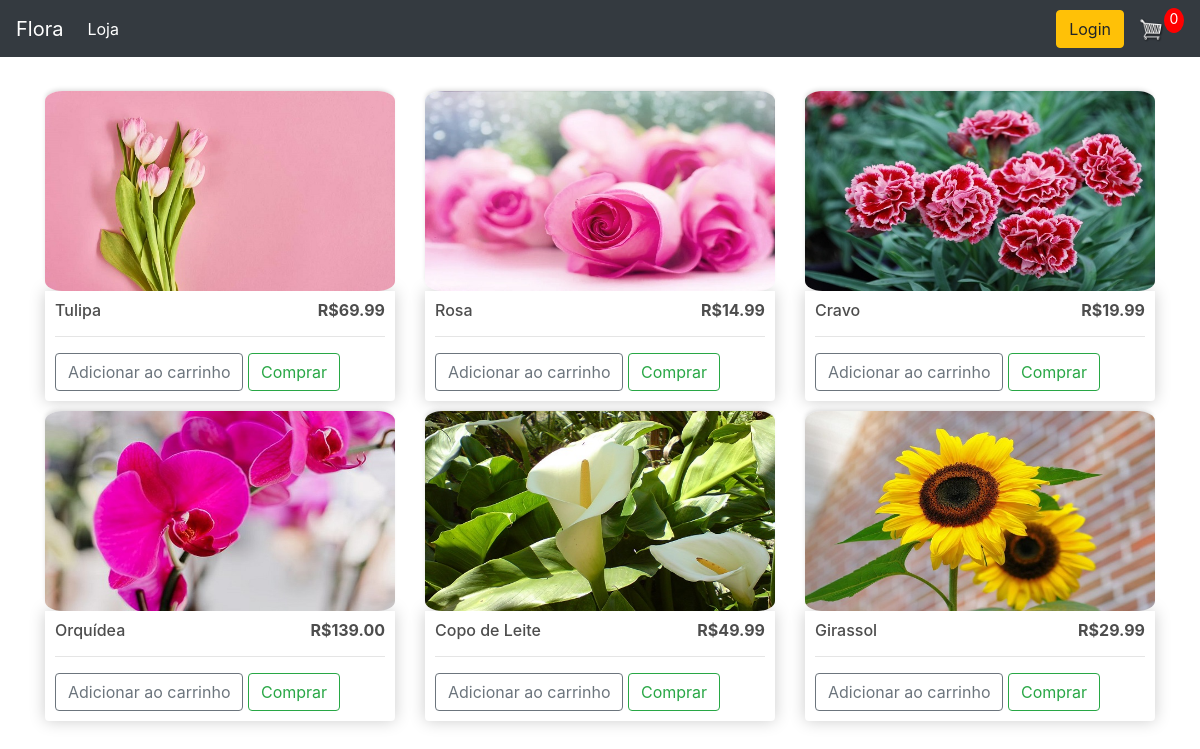
The page / on the database its author committed.
### store/models.py (models this page shows, shortened)
class Product(models.Model):
    name = models.CharField(max_length=200)
    price = models.DecimalField(max_digits=7, decimal_places=2)
    digital = models.BooleanField(default=False, null=True, blank=True)
    images = models.ImageField(null=True, blank=True)
    @property
    def imageURL(self):
        try:
            url = self.images.url
        except:
            url = ''
        return url

### store/views.py (the view)
# urls.py: path('', include('store.urls')),
def store(request):
    data = cartData(request)
    cartItems = data['cartItems']
    products = Product.objects.all()
    context = {'products': products, 'cartItems': cartItems, 'shipping': False}
    return render(request, 'store/store.html', context)

### store/utils.py (called while the page is built, shortened)
def cookieCart(request):
    try:
        cart = json.loads(request.COOKIES['cart'])
    except:
        cart = {}
    print('Cart:', cart)
    items = []
    order = {'get_cart_total': 0, 'get_cart_items': 0, 'shipping': False}
    cartItems = order['get_cart_items']
    return {'cartItems': cartItems, 'order': order, 'items': items}

def cartData(request):
    if request.user.is_authenticated:
        customer = request.user.customer
        order, created = Order.objects.get_or_create(customer=customer, complete=False)
        items = order.orderitem_set.all()
        cartItems = order.get_cart_items
    else:
        cookieData = cookieCart(request)
        cartItems = cookieData['cartItems']
        order = cookieData['order']
        items = cookieData['items']
    return {'cartItems': cartItems, 'order': order, 'items': items}

### store/templates/store/store.html
{% extends 'store/main.html' %}
{% load static %}
{% block content%}
    <div class="row">
        {% for product in products %}
        <div class="col-lg-4">
            <img class="thumbnail" src="{{product.imageURL}}">
            <div class="box-element product">
                <h6>{{product.name}} <strong style="display: inline-block; float: right">R${{product.price|floatformat:2}}</strong></h6>
                <hr>
                <button data-product="{{product.id}}" data-action="add" class="btn btn-outline-secondary add-btn update-cart"> Adicionar ao carrinho </button>
                <a class="btn btn-outline-success" href="{% url 'checkout' %}">Comprar</a>
            </div>
        </div>
        {% endfor %}
    </div>
{% endblock content %}

### store/templates/store/main.html (shortened to what this page needs)
<!DOCTYPE html>
{% load static %}
<html lang="en">
<head>
    <link rel="stylesheet" type="text/css" href="{% static 'css/main.css' %}">
    <link rel="stylesheet" href="https://stackpath.bootstrapcdn.com/bootstrap/4.5.0/css/bootstrap.min.css">
</head>
<body>
    <nav class="navbar navbar-expand-lg navbar-dark bg-dark">
  <a class="navbar-brand" href="#">Flora</a>
    <div class="collapse navbar-collapse" id="navbarSupportedContent">
	    <ul class="navbar-nav mr-auto">
	      <li class="nav-item active">
	        <a class="nav-link" href="{% url 'store' %}"> Loja <span class="sr-only">(current)</span></a>
	      </li>
	    </ul>
	    <div class="form-inline my-2 my-lg-0">
	     	<a href="http://127.0.0.1:8000/admin/login/?next=/admin/"class="btn btn-warning">Login</a>
	     	<a href="{% url 'cart' %}">
	    		<img  id="cart-icon" src="{% static 'images/cart.png' %}">
	    	</a>
	    	<p id="cart-total">{{cartItems}}</p>
	    </div>
	  </div>
</nav>
    <div class="container">
        <br>
        {% block content %}
        {% endblock content %}
    </div>
</body>
</html>

### static/css/main.css (style rules this page uses)
body { background-color: hsl(0, 0%, 98%); }
h1,h2,h3,h4,h5,h6 { color:hsl(0, 0%, 30%); }
.box-element { box-shadow:hsl(0, 0%, 80%) 0 0 16px; background-color: #fff; border-radius: 4px; padding: 10px; }
.thumbnail { width: 100%; height: 200px; -webkit-box-shadow: -1px -3px 5px -2px rgba(214,214,214,1); -moz-box-shadow: -1px -3px 5px -2px rgba(214,214,214,1); box-shadow: -1px -3px 5px -2px rgba(214,214,214,1); border-radius: 05%; }
.product { border-radius: 0 0 4px 4px; }
.bg-dark { background-color: #4f868c!important; }
#cart-icon { width:25px; display: inline-block; margin-left: 15px; }
#cart-total { display: block; text-align: center; color:#fff; background-color: red; width: 20px; height: 25px; border-radius: 50%; font-size: 14px; }
.col-lg-4, .col-lg-6, .col-lg-8, .col-lg-12 { margin-top: 10px; }
.btn { border-radius: 0; }

### rows shown on the page
Product: imageURL (picture), name "Tulipa", price "69.99"
Product: imageURL (picture), name "Rosa", price "14.99"
Product: imageURL (picture), name "Cravo", price "19.99"
Product: imageURL (picture), name "Orquídea", price "139.00"
Product: imageURL (picture), name "Copo de Leite", price "49.99"
Product: imageURL (picture), name "Girassol", price "29.99"

### other values the page prints
{{ cartItems }} "0"
